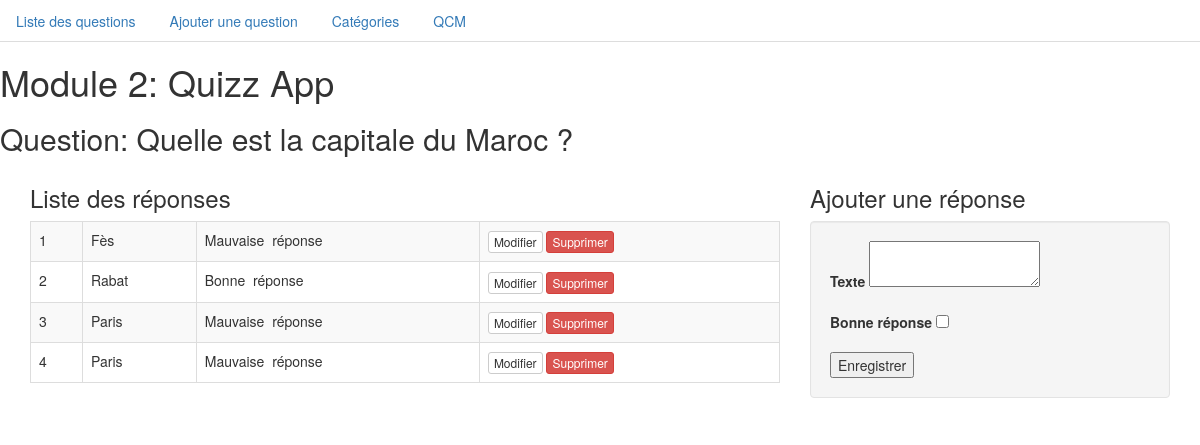
The app's page /?route=answer/manage&id_question=10 with its own data.
### tables this page shows
CREATE TABLE `question` (
  `id` int(11) NOT NULL,
  `title` varchar(255) NOT NULL,
  `category` int(11) NOT NULL,
  `level` tinyint(4) NOT NULL
);

CREATE TABLE `answer` (
  `id` int(11) NOT NULL,
  `body` text NOT NULL,
  `correct` tinyint(1) NOT NULL,
  `id_question` int(11) NOT NULL
);

### answer/manage.php (the view, shortened to what this page needs)
<?php
if (isset($_GET['id_question'])) {
  $id_question = $_GET['id_question'];
  $query = $db->prepare(
    ' SELECT title
      FROM question
      WHERE id = :id_question
    ');
  $query->execute(array(
    ':id_question' => intval($id_question)
  ));
  $title = $query->fetch(PDO::FETCH_OBJ)->title;
  $query2 = $db->prepare(
    ' SELECT id, body, correct
      FROM answer
      WHERE id_question = :id_question
    ');
  $query2->execute(array(
    ':id_question' => $id_question
  ));
  $answers = $query2->fetchAll(PDO::FETCH_OBJ);
}
?>
<h2>Question: <?=$title ?></h2>
<div class="container">
  <div class="row">
    <div class="col-md-8">
      <?php if(sizeof($answers) == 0): ?>
        <p class="alert alert-warning">Aucune réponse enregistrée</p>
      <?php else: ?>
        <h3>Liste des réponses</h3>
        <table class="table table-bordered table-striped">
          <?php $i = 0;   ?>
          <?php foreach($answers as $answer): ?>
            <tr>
              <td><?=++$i?></td>
              <td><?=$answer->body ?></td>
              <td>
                <?= ($answer->correct == 1) ? 'Bonne' : 'Mauvaise'; ?>
                &nbsp;réponse
              </td>
              <td>
                <?php
                  $urlDel = '?route=answer/delete&id_answer=' . $answer->id;
                  $urlDel .= '&id_question=' . $id_question;
                  $urlEdit = '?route=answer/manage&id_question=' . $id_question;
                  $urlEdit .= '&edit=true&id_answer=' . $answer->id;
                ?>
                <a
                  class="btn btn-default btn-xs"
                  href="<?= $urlEdit ?>">Modifier</a>
                <a
                  class="btn btn-danger btn-xs"
                  href="<?= $urlDel ?>">Supprimer</a>
              </td>
            </tr>
          <?php endforeach ?>
        </table>
      <?php endif ?>
    </div>
    <div class="col-md-4">
      <?php if(!isset($_GET['edit'])) : ?>
      <h3>Ajouter une réponse</h3>
      <form method="POST" class="well">
        <div class="form-group">
          <label for="body">Texte</label>
          <textarea name="body" required></textarea>
        </div>
        <div class="form-group">
          <label for="correct">Bonne réponse</label>
          <input type="checkbox" name="correct"/>
        </div>
        <input type="submit" name="insert" value="Enregistrer">
      </form>
    <?php endif ?>
    </div>
  </div>
</div>

### records on screen
question: title "Quelle est la capitale du Maroc ?"
answer: body "Fès", correct "Mauvaise"
answer: body "Rabat", correct "Bonne"
answer: body "Paris", correct "Mauvaise"
answer: body "Paris", correct "Mauvaise"
